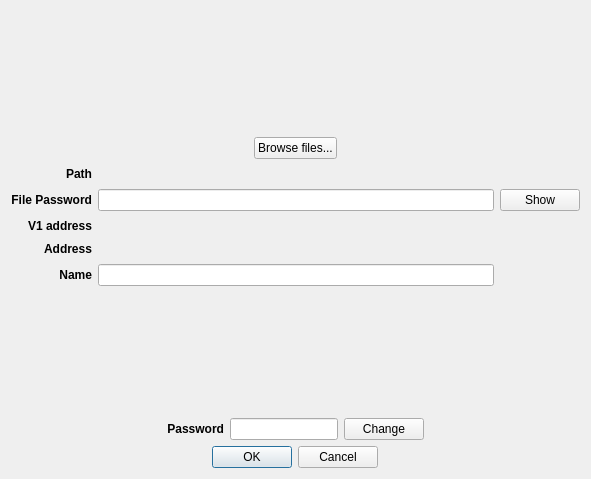
<?xml version="1.0" encoding="UTF-8"?>
<ui version="4.0">
 <class>V1FileImportDialog</class>
 <widget class="QDialog" name="V1FileImportDialog">
  <property name="geometry">
   <rect>
    <x>0</x>
    <y>0</y>
    <width>591</width>
    <height>479</height>
   </rect>
  </property>
  <property name="maximumSize">
   <size>
    <width>16777215</width>
    <height>16777215</height>
   </size>
  </property>
  <property name="windowTitle">
   <string>Import a V1 file</string>
  </property>
  <layout class="QVBoxLayout" name="verticalLayout">
   <item alignment="Qt::AlignHCenter">
    <widget class="QLabel" name="imageLabel">
     <property name="maximumSize">
      <size>
       <width>200</width>
       <height>200</height>
      </size>
     </property>
     <property name="text">
      <string/>
     </property>
     <property name="pixmap">
      <pixmap resource="../../icons/tikka.slots.pyqt.resources.icons.index.qrc">:/images/keys</pixmap>
     </property>
     <property name="scaledContents">
      <bool>true</bool>
     </property>
    </widget>
   </item>
   <item alignment="Qt::AlignHCenter">
    <widget class="QPushButton" name="browseFilesButton">
     <property name="text">
      <string>Browse files...</string>
     </property>
     <property name="autoExclusive">
      <bool>false</bool>
     </property>
    </widget>
   </item>
   <item>
    <layout class="QGridLayout" name="gridLayout">
     <item row="1" column="2">
      <widget class="QPushButton" name="showButton">
       <property name="text">
        <string>Show</string>
       </property>
      </widget>
     </item>
     <item row="1" column="0">
      <widget class="QLabel" name="filePasswordLabel">
       <property name="font">
        <font>
         <weight>75</weight>
         <bold>true</bold>
        </font>
       </property>
       <property name="text">
        <string>File Password</string>
       </property>
       <property name="alignment">
        <set>Qt::AlignRight|Qt::AlignTrailing|Qt::AlignVCenter</set>
       </property>
      </widget>
     </item>
     <item row="2" column="0">
      <widget class="QLabel" name="v1AddressLabel">
       <property name="font">
        <font>
         <weight>75</weight>
         <bold>true</bold>
        </font>
       </property>
       <property name="text">
        <string>V1 address</string>
       </property>
       <property name="alignment">
        <set>Qt::AlignRight|Qt::AlignTrailing|Qt::AlignVCenter</set>
       </property>
      </widget>
     </item>
     <item row="2" column="1">
      <widget class="QLabel" name="v1AddressValueLabel">
       <property name="text">
        <string/>
       </property>
      </widget>
     </item>
     <item row="1" column="1">
      <widget class="QLineEdit" name="filePasswordLineEdit">
       <property name="echoMode">
        <enum>QLineEdit::Password</enum>
       </property>
      </widget>
     </item>
     <item row="0" column="0">
      <widget class="QLabel" name="pathLabel">
       <property name="font">
        <font>
         <weight>75</weight>
         <bold>true</bold>
        </font>
       </property>
       <property name="text">
        <string>Path</string>
       </property>
       <property name="alignment">
        <set>Qt::AlignRight|Qt::AlignTrailing|Qt::AlignVCenter</set>
       </property>
      </widget>
     </item>
     <item row="0" column="1">
      <widget class="QLabel" name="pathValueLabel">
       <property name="text">
        <string/>
       </property>
      </widget>
     </item>
     <item row="3" column="0">
      <widget class="QLabel" name="addressLabel">
       <property name="font">
        <font>
         <weight>75</weight>
         <bold>true</bold>
        </font>
       </property>
       <property name="text">
        <string>Address</string>
       </property>
       <property name="alignment">
        <set>Qt::AlignRight|Qt::AlignTrailing|Qt::AlignVCenter</set>
       </property>
      </widget>
     </item>
     <item row="3" column="1">
      <widget class="QLabel" name="addressValueLabel">
       <property name="text">
        <string/>
       </property>
      </widget>
     </item>
     <item row="4" column="0">
      <widget class="QLabel" name="nameLabel">
       <property name="font">
        <font>
         <weight>75</weight>
         <bold>true</bold>
        </font>
       </property>
       <property name="text">
        <string>Name</string>
       </property>
       <property name="alignment">
        <set>Qt::AlignRight|Qt::AlignTrailing|Qt::AlignVCenter</set>
       </property>
      </widget>
     </item>
     <item row="4" column="1">
      <widget class="QLineEdit" name="nameLineEdit"/>
     </item>
    </layout>
   </item>
   <item alignment="Qt::AlignHCenter">
    <widget class="QLabel" name="errorLabel">
     <property name="styleSheet">
      <string notr="true">color: rgb(255, 0, 0)</string>
     </property>
     <property name="text">
      <string/>
     </property>
    </widget>
   </item>
   <item>
    <layout class="QHBoxLayout" name="horizontalLayout">
     <item>
      <spacer name="horizontalSpacer">
       <property name="orientation">
        <enum>Qt::Horizontal</enum>
       </property>
       <property name="sizeHint" stdset="0">
        <size>
         <width>40</width>
         <height>20</height>
        </size>
       </property>
      </spacer>
     </item>
     <item alignment="Qt::AlignRight">
      <widget class="QLabel" name="passwordLabel">
       <property name="sizePolicy">
        <sizepolicy hsizetype="Preferred" vsizetype="Preferred">
         <horstretch>0</horstretch>
         <verstretch>0</verstretch>
        </sizepolicy>
       </property>
       <property name="font">
        <font>
         <weight>75</weight>
         <bold>true</bold>
        </font>
       </property>
       <property name="text">
        <string>Password</string>
       </property>
       <property name="alignment">
        <set>Qt::AlignRight|Qt::AlignTrailing|Qt::AlignVCenter</set>
       </property>
      </widget>
     </item>
     <item alignment="Qt::AlignHCenter">
      <widget class="QLineEdit" name="passwordLineEdit">
       <property name="sizePolicy">
        <sizepolicy hsizetype="Fixed" vsizetype="Fixed">
         <horstretch>0</horstretch>
         <verstretch>0</verstretch>
        </sizepolicy>
       </property>
       <property name="alignment">
        <set>Qt::AlignCenter</set>
       </property>
       <property name="readOnly">
        <bool>true</bool>
       </property>
      </widget>
     </item>
     <item alignment="Qt::AlignLeft">
      <widget class="QPushButton" name="changeButton">
       <property name="sizePolicy">
        <sizepolicy hsizetype="Fixed" vsizetype="Fixed">
         <horstretch>0</horstretch>
         <verstretch>0</verstretch>
        </sizepolicy>
       </property>
       <property name="text">
        <string>Change</string>
       </property>
      </widget>
     </item>
     <item>
      <spacer name="horizontalSpacer_2">
       <property name="orientation">
        <enum>Qt::Horizontal</enum>
       </property>
       <property name="sizeHint" stdset="0">
        <size>
         <width>40</width>
         <height>20</height>
        </size>
       </property>
      </spacer>
     </item>
    </layout>
   </item>
   <item alignment="Qt::AlignHCenter">
    <widget class="QDialogButtonBox" name="buttonBox">
     <property name="enabled">
      <bool>true</bool>
     </property>
     <property name="orientation">
      <enum>Qt::Horizontal</enum>
     </property>
     <property name="standardButtons">
      <set>QDialogButtonBox::Cancel|QDialogButtonBox::Ok</set>
     </property>
    </widget>
   </item>
  </layout>
 </widget>
 <tabstops>
  <tabstop>browseFilesButton</tabstop>
  <tabstop>filePasswordLineEdit</tabstop>
  <tabstop>nameLineEdit</tabstop>
  <tabstop>passwordLineEdit</tabstop>
  <tabstop>changeButton</tabstop>
  <tabstop>showButton</tabstop>
 </tabstops>
 <resources>
  <include location="../../icons/tikka.slots.pyqt.resources.icons.index.qrc"/>
 </resources>
 <connections>
  <connection>
   <sender>buttonBox</sender>
   <signal>rejected()</signal>
   <receiver>V1FileImportDialog</receiver>
   <slot>reject()</slot>
   <hints>
    <hint type="sourcelabel">
     <x>316</x>
     <y>260</y>
    </hint>
    <hint type="destinationlabel">
     <x>286</x>
     <y>274</y>
    </hint>
   </hints>
  </connection>
  <connection>
   <sender>buttonBox</sender>
   <signal>accepted()</signal>
   <receiver>V1FileImportDialog</receiver>
   <slot>accept()</slot>
   <hints>
    <hint type="sourcelabel">
     <x>248</x>
     <y>254</y>
    </hint>
    <hint type="destinationlabel">
     <x>157</x>
     <y>274</y>
    </hint>
   </hints>
  </connection>
 </connections>
</ui>
